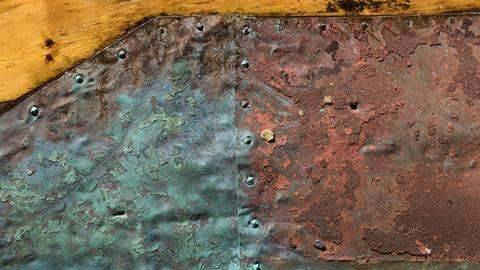
#> input picture 4o_ano/CV/cv_rust_detector/Projeto/imgs/1.jpg, 480 x 270 px, found by its file name; its folder holds only this picture in this run
$ python main.py imgs/1.jpg out.png
#> lines starting #> are read from the running program, lines starting #| are printed output that depends on the picture; after the words box and inside, x2 and y2 are one past the last pixel; in counts of white or black regions, pixels touching at a corner belong together
#
# Deteção de corrosão em superfícies metálicas
#
# 88859 - Pedro Gonçalves
# 89228 - Pedro Silva
#
# Referências
# https://answers.opencv.org/question/178394/detection-of-rust-with-opencv-python/?fbclid=IwAR1Lztp2SBI73kiGvkekMHdWPXO16HbhvNjWfhdgQh7T5gCs1v2mXA8Bp_Q
# https://docs.opencv.org/master/d1/db7/tutorial_py_histogram_begins.html
#

import cv2
import imutils
import numpy as np
from matplotlib import pyplot as plt
import sys
import os


if len(sys.argv) != 2 and len(sys.argv) != 3:
    print('Usage1: python3 main.py img')
    print('Usage2: python3 main.py img result.jpg')
    sys.exit()


img = cv2.imread('imgs/' + sys.argv[1], cv2.IMREAD_UNCHANGED)
#> img is the input picture: shape (270, 480, 3); mean B, G, R 83.8, 102.8, 119.6
height, width, channels = img.shape
#> height = 270; width = 480; channels = 3

rust = []
# Diferentes cores de ferrugem
# rust = [(min[B, G, R], max[B, G, R])]

# Low Red
rust.append([([30, 30, 60], [50, 40, 70])])
rust.append([([25, 30, 70], [40, 45, 80])])
rust.append([([40, 60, 90], [60, 65, 110])])
# Mid Red
rust.append([([70, 57, 115], [83, 90, 130])])
rust.append([([80, 100, 145], [90, 110, 180])])
rust.append([([35, 65, 115], [45, 90, 145])])
rust.append([([20, 45, 140], [40, 65, 165])])
rust.append([([40, 85, 170], [50, 100, 185])])
rust.append([([5, 25, 115], [25, 45, 130])])
# High Red
rust.append([([95, 125, 200], [100, 140, 205])])
rust.append([([115, 150, 220], [120, 160, 225])])

# Criação da nova imagem a partir dos intervalos de ferrugem
# Primeiro intervalo
for (lower, upper) in rust[0]:
    lower = np.array(lower, dtype = "uint8")
    upper = np.array(upper, dtype = "uint8")
    mask = cv2.inRange(img, lower, upper)
    final = cv2.bitwise_and(img, img, mask=mask)
#> this loop made 1 pass
#> pass 1, `mask = cv2.inRange(img, lower, upper)`:
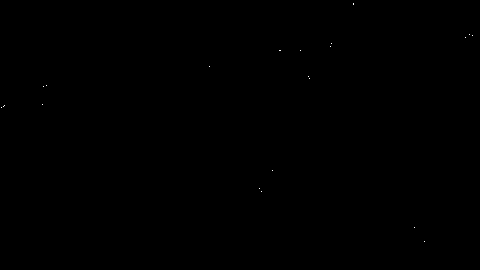
#> mask: shape (270, 480); 0.02% white in thin lines or dots, all inside (x1, y1, x2, y2) = (1, 3, 473, 242)

# Todos os restantes
for i in range(1, len(rust)):
    for (lower, upper) in rust[i]:
        lower = np.array(lower, dtype = "uint8")
        upper = np.array(upper, dtype = "uint8")
        mask = cv2.inRange(img, lower, upper)
        output = cv2.bitwise_and(img, img, mask=mask)
        final = cv2.bitwise_or(final, output)
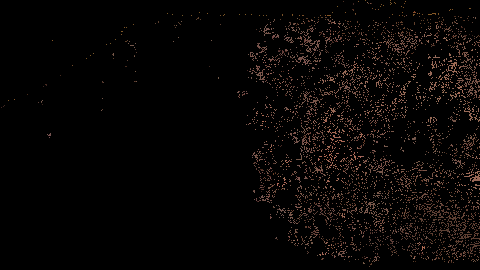
#> final: shape (270, 480, 3); mean B, G, R 4.3, 5.1, 7.5

# Histograma que demonstra a quantidade de
# pixeis presentes na imagem final
color = ('b', 'g', 'r')
total = 0
for i, col in enumerate(color):
    histr = cv2.calcHist([final], [i], None, [256], [1,256])
    plt.plot(histr, color = col)
    plt.xlim([0, 256])
    plt.title('Análise de corrosão')

# Limitar a largura da imagem a 1280,
# mas manter a largura se a original for menor que 1280
max_width = 1280
if width > max_width:
    n_width = max_width
else:
    n_width = width
#> n_width = 480

# Guardar a imagem resultado
path = 'imgs'
if len(sys.argv) == 3:
    cv2.imwrite(os.path.join(path, sys.argv[2]), final)
else:
    cv2.imwrite(os.path.join(path , 'result.jpg'), final)
cv2.waitKey(0)

# Obter a imagem para contagem de pixeis
if len(sys.argv) == 3:
    final2 = cv2.imread('imgs/' + sys.argv[2], 0)
#> final2: shape (270, 480); min 0, max 128, mean 5.7
else:
    final2 = cv2.imread('imgs/result.jpg', 0)

tot_pixels = cv2.countNonZero(final2)
#> tot_pixels = 8126
perc = tot_pixels * (100 / final2.size)
#> perc = 6.27
print('Número total de pixeis: ' + str(final2.size))
#| Número total de pixeis: 129600
print('Número total de pixeis com ferrugem: ' + str(tot_pixels))
#| Número total de pixeis com ferrugem: 8126
print('Percentagem de pixeis com ferrugem: {:.1f}%'.format(perc))
#| Percentagem de pixeis com ferrugem: 6.3%

if perc < 3:
    print('Imagem com pouca ou nenhuma corrosao')
elif perc < 10:
    print('Imagem com alguma corrosao')
else:
    print('Imagem bastante corroída')


# Imagem original
img = imutils.resize(img, width=n_width)
cv2.imshow("original", img)
# Imagem que indica onde há ferrugem
final = imutils.resize(final, width=n_width)
cv2.imshow("final", final)
# Display do histograma
cv2.waitKey(0)
plt.show()
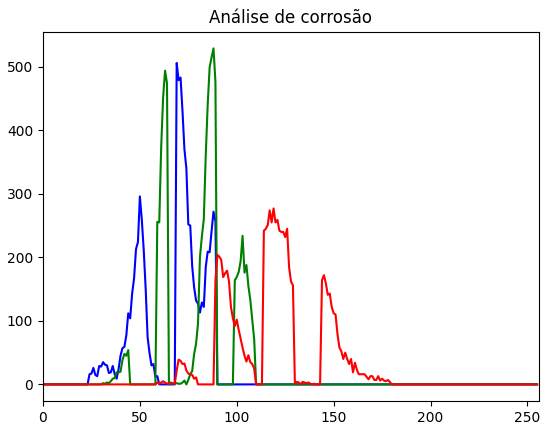
#> figure drawn by matplotlib, 1 panel; curve peaks at x = 69, y = 506; curve peaks at x = 88, y = 529; curve peaks at x = 119, y = 277

$ run again, on 4o_ano/CV/cv_rust_detector/Projeto/imgs/13.jpg
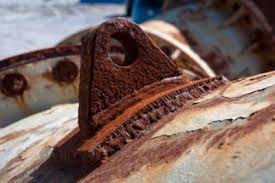
#> input picture 4o_ano/CV/cv_rust_detector/Projeto/imgs/13.jpg, 275 x 183 px, found by its file name
#> img is the input picture: shape (183, 275, 3); mean B, G, R 94.6, 100.7, 124.1
#> the loop `for (lower, upper) in rust[0]:` made 1 pass
#> pass 1, `mask = cv2.inRange(img, lower, upper)`:
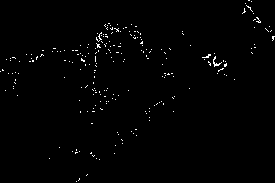
#> mask: shape (183, 275); 0.99% white in thin lines or dots
#> tot_pixels = 2651
#> perc = 5.27
#| Número total de pixeis: 50325
#| Número total de pixeis com ferrugem: 2651
#| Percentagem de pixeis com ferrugem: 5.3%
#> `plt.show()`:
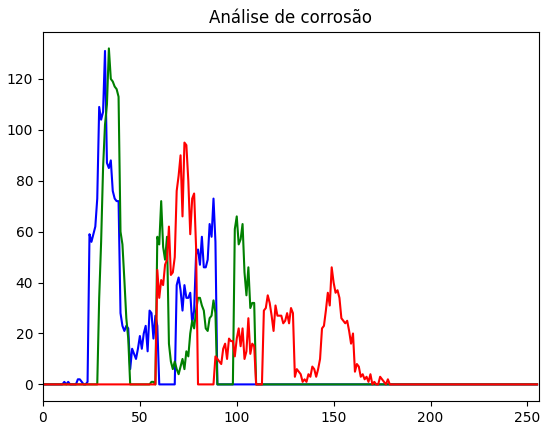
#> figure drawn by matplotlib, 1 panel; curve peaks at x = 32, y = 131; curve peaks at x = 34, y = 132; curve peaks at x = 73, y = 95

$ run again, on 4o_ano/CV/cv_rust_detector/Projeto/imgs/14.jpg
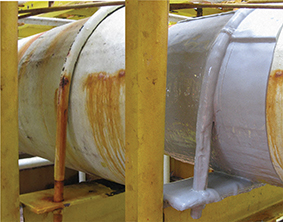
#> input picture 4o_ano/CV/cv_rust_detector/Projeto/imgs/14.jpg, 283 x 222 px, found by its file name
#> img is the input picture: shape (222, 283, 3); mean B, G, R 92.6, 126.9, 142.9
#> tot_pixels = 359
#> perc = 0.571
#| Número total de pixeis: 62826
#| Número total de pixeis com ferrugem: 359
#| Percentagem de pixeis com ferrugem: 0.6%
#> `plt.show()`:
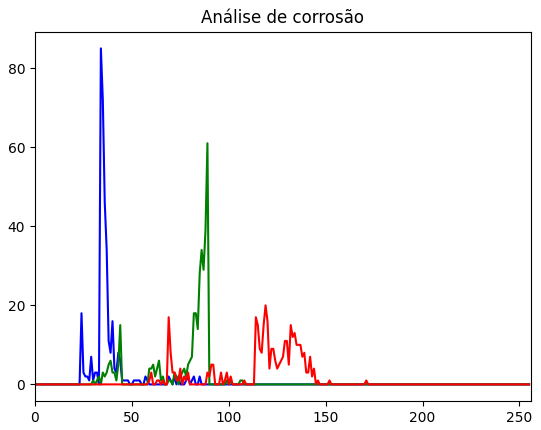
#> figure drawn by matplotlib, 1 panel; curve peaks at x = 34, y = 85; curve peaks at x = 89, y = 61; curve peaks at x = 119, y = 20

$ run again, on 4o_ano/CV/cv_rust_detector/Projeto/imgs/15.jpg
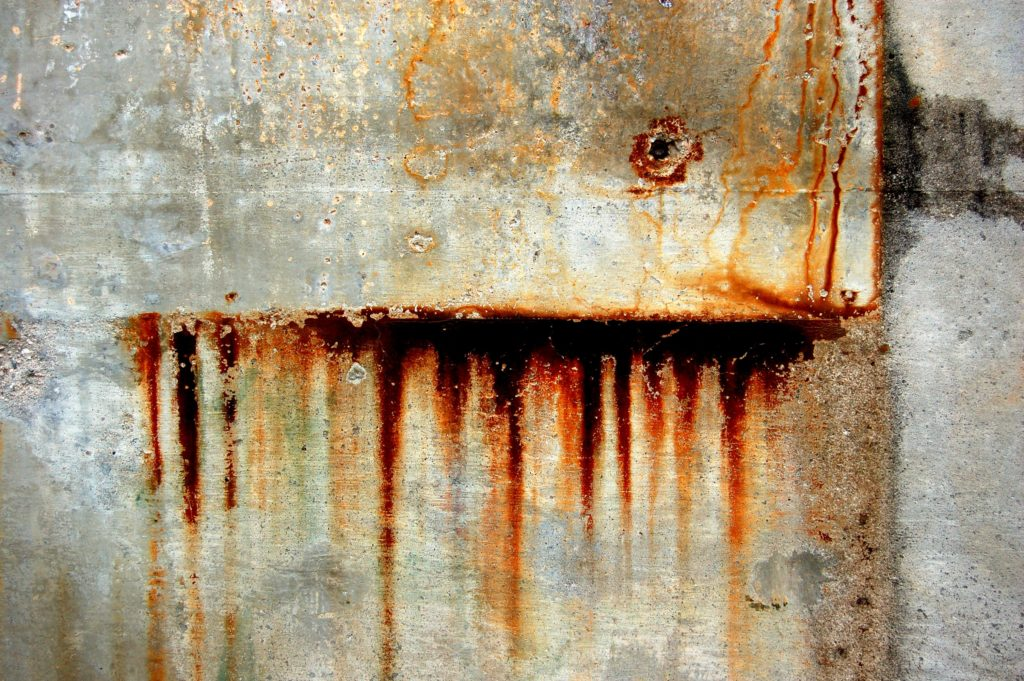
#> input picture 4o_ano/CV/cv_rust_detector/Projeto/imgs/15.jpg, 1024 x 681 px, found by its file name
#> img is the input picture: shape (681, 1024, 3); mean B, G, R 123.3, 150, 168.5
#> tot_pixels = 4193
#> perc = 0.601
#| Número total de pixeis: 697344
#| Número total de pixeis com ferrugem: 4193
#| Percentagem de pixeis com ferrugem: 0.6%
#> `plt.show()`:
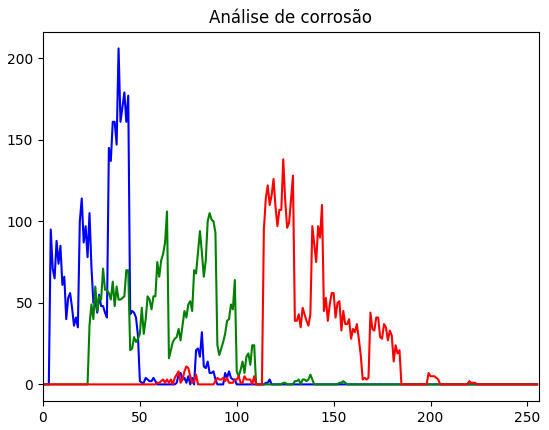
#> figure drawn by matplotlib, 1 panel; curve peaks at x = 39, y = 206; curve peaks at x = 64, y = 106; curve peaks at x = 124, y = 138

$ run again, on 4o_ano/CV/cv_rust_detector/Projeto/imgs/10.jpg
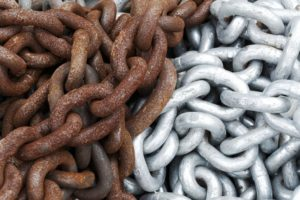
#> input picture 4o_ano/CV/cv_rust_detector/Projeto/imgs/10.jpg, 300 x 200 px, found by its file name
#> img is the input picture: shape (200, 300, 3); mean B, G, R 109.1, 113.3, 125.4
#> the loop `for (lower, upper) in rust[0]:` made 1 pass
#> pass 1, `mask = cv2.inRange(img, lower, upper)`:
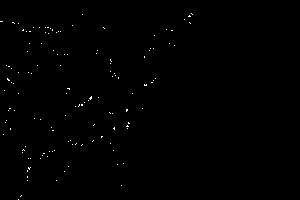
#> mask: shape (200, 300); 0.34% white in thin lines or dots, all inside (x1, y1, x2, y2) = (0, 13, 193, 200)
#> tot_pixels = 3548
#> perc = 5.91
#| Número total de pixeis: 60000
#| Número total de pixeis com ferrugem: 3548
#| Percentagem de pixeis com ferrugem: 5.9%
#> `plt.show()`:
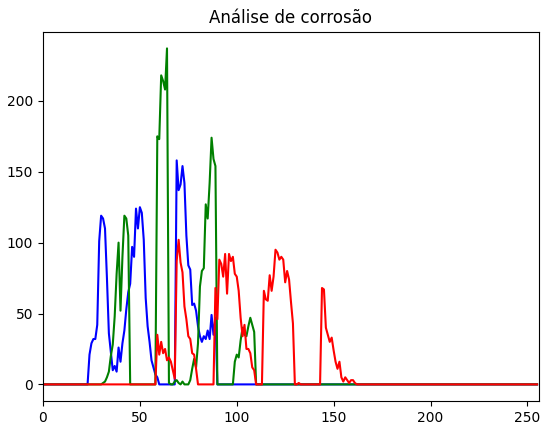
#> figure drawn by matplotlib, 1 panel; curve peaks at x = 69, y = 158; curve peaks at x = 64, y = 237; curve peaks at x = 70, y = 102
